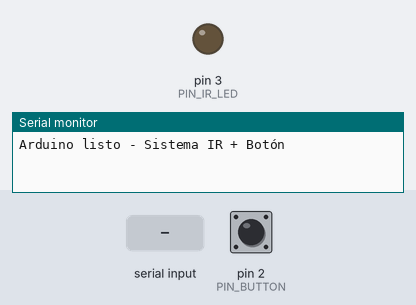
Simulated run of this sketch. Board: Arduino Nano, built with avr-gcc and run on an emulated ATmega328P. Parts: output pins drawn as LEDs (lit = HIGH), the last lines printed to the serial monitor. Dashed ring = blinking. The inputs (shaded band) are chosen by the test bench; at power-on: pin 2 (PIN_BUTTON) HIGH.

Above: at 1.2 s.
1.3 s: "IR:\n" received over Serial
At 1.55 s:
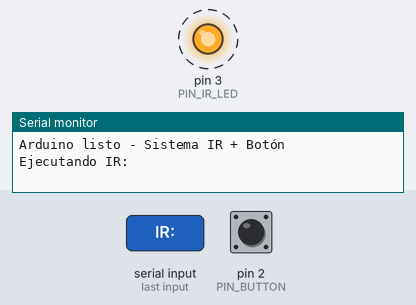
3.1 s: pin 2 (PIN_BUTTON) pulled LOW for 0.15 s
Timing chart, 0 to 6.1 s (numbered marks = the images above; inputs shaded):
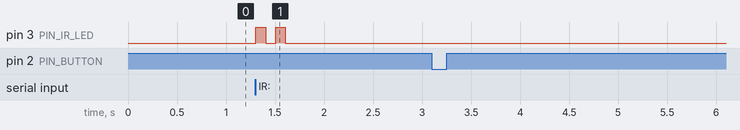

Measured:
- after the input at 1.3 s, pin 3 (PIN_IR_LED): alternates HIGH for 0.10 s and LOW for 0.10 s, 4 changes in all, then stays LOW, starting at once

The sketch:

ir_button_controller.ino
```cpp
/*
 * Firmware para Arduino Nano - Control IR y Botón Físico
 *
 * Hardware:
 * - LED IR conectado al pin D3 (con resistencia 220Ω)
 * - Botón físico conectado al pin D2 (con resistencia pull-down o usando INPUT_PULLUP)
 *
 * Protocolo Serial:
 * - Envía "BUTTON_PRESSED" o "BUTTON_RELEASED" al PC
 * - Recibe comandos "IR:COMANDO" para emitir señales IR
 */

#include <Arduino.h>

// Pines
const int PIN_IR_LED = 3;      // Pin PWM para el LED IR
const int PIN_BUTTON = 2;      // Pin para el botón físico

// Estado del botón
bool lastButtonState = LOW;
unsigned long lastDebounceTime = 0;
const unsigned long debounceDelay = 50;  // 50ms para evitar rebotes

// Buffer de entrada serial
String inputBuffer = "";

void setup() {
  // Inicializar serial
  Serial.begin(9600);
  while (!Serial) {
    ; // Esperar conexión serial (necesario para algunos boards)
  }

  // Configurar pines
  pinMode(PIN_IR_LED, OUTPUT);
  pinMode(PIN_BUTTON, INPUT_PULLUP);  // Usar resistencia interna pull-up

  // Estado inicial
  digitalWrite(PIN_IR_LED, LOW);

  Serial.println("Arduino listo - Sistema IR + Botón");
}

void loop() {
  // 1. Leer estado del botón
  readButton();

  // 2. Procesar comandos seriales entrantes
  processSerialCommands();

  delay(10);  // Pequeña pausa para estabilidad
}

void readButton() {
  static bool buttonPressedNotified = false;

  int reading = digitalRead(PIN_BUTTON);

  // Invertir lógica porque usamos INPUT_PULLUP (LOW = pulsado)
  bool currentState = (reading == LOW) ? HIGH : LOW;

  // Detectar cambio de estado
  if (currentState != lastButtonState) {
    lastDebounceTime = millis();  // Resetear temporizador de debounce
  }

  // Si ha pasado el tiempo de debounce
  if ((millis() - lastDebounceTime) > debounceDelay) {
    // Detectar flanco de subida (pulsación)
    if (currentState == HIGH && !buttonPressedNotified) {
      Serial.println("BUTTON_PRESSED");
      buttonPressedNotified = true;
    }

    // Detectar flanco de bajada (soltar)
    if (currentState == LOW && buttonPressedNotified) {
      Serial.println("BUTTON_RELEASED");
      buttonPressedNotified = false;
    }
  }

  lastButtonState = currentState;
}

void processSerialCommands() {
  while (Serial.available() > 0) {
    char inChar = (char)Serial.read();

    // Si es newline, procesar el comando
    if (inChar == '\n') {
      inputBuffer.trim();
      executeCommand(inputBuffer);
      inputBuffer = "";
    } else {
      inputBuffer += inChar;
    }
  }
}

void executeCommand(String command) {
  // Formato esperado: "IR:COMANDO"
  if (command.startsWith("IR:")) {
    String irCode = command.substring(3);
    irCode.trim();

    Serial.print("Ejecutando IR: ");
    Serial.println(irCode);

    // Emitir señal IR según el comando
    emitIRSignal(irCode);
  }
}

void emitIRSignal(String code) {
  // Simulación de emisión IR (aquí iría la librería IRremote si se usa)
  // Para este ejemplo, hacemos un parpadeo del LED como feedback

  digitalWrite(PIN_IR_LED, HIGH);
  delay(100);
  digitalWrite(PIN_IR_LED, LOW);
  delay(100);
  digitalWrite(PIN_IR_LED, HIGH);
  delay(100);
  digitalWrite(PIN_IR_LED, LOW);

  // NOTA: Para producción, usar la librería IRremote para generar
  // las frecuencias correctas (38kHz) y los códigos específicos de tu TV
  // Ejemplo con IRremote:
  // if (code == "POWER") { IrSender.sendNEC(0x04FB55AA, 32); }
  // if (code == "MUTE") { IrSender.sendNEC(0x04FB45BA, 32); }
  // etc.
}
```
